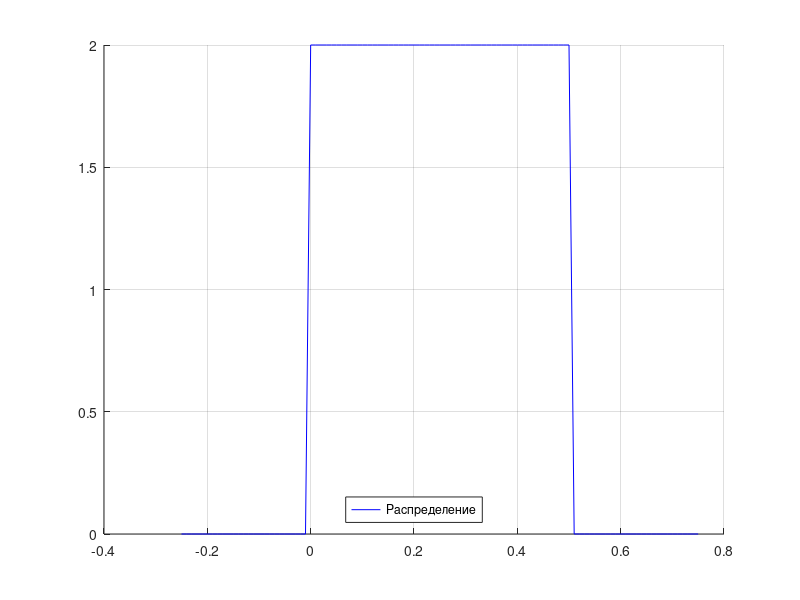
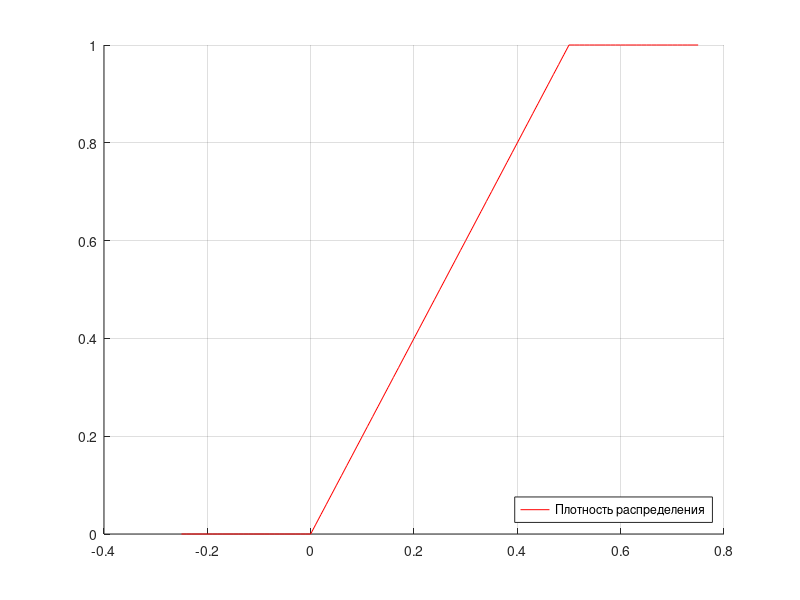
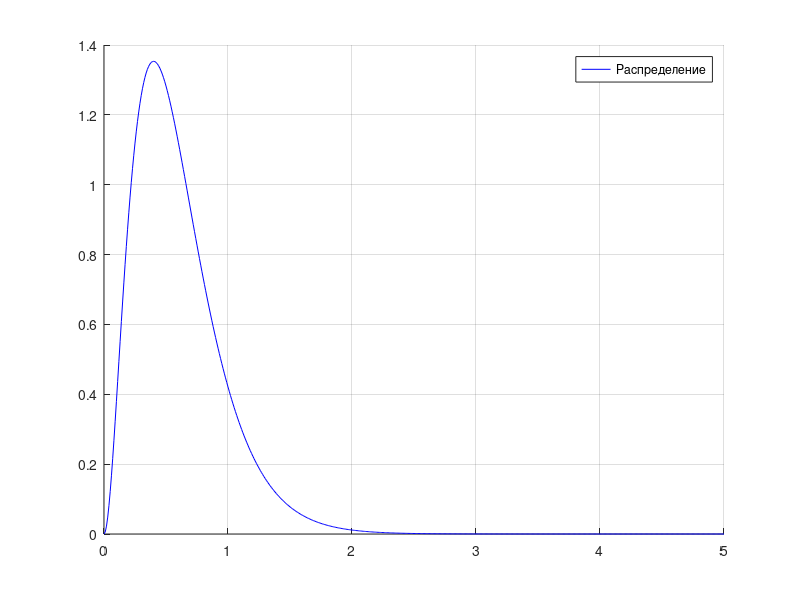
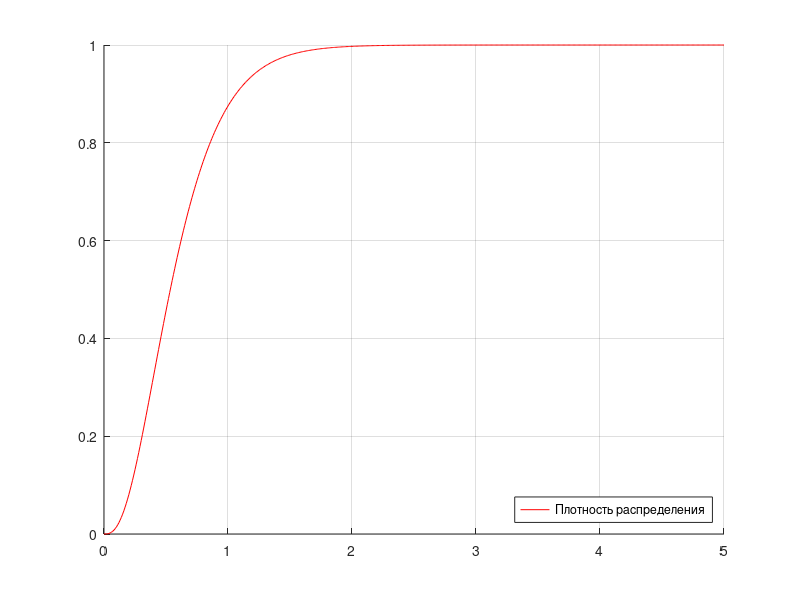

Source code (MATLAB) for these figures, in order:
close all
clear
clc

% Равномерное распределение
a = 0;
b = 0;
while a >= b
%     prompt = "Введите a: ";
%     a = input(prompt);
%     prompt = "Введите b: ";
%     b = input(prompt);
    a = 0;
    b = 0.5;
end

%Функция распределения
pd = makedist('Uniform','lower',a,'upper',b);

tmp = (b-a)/2.0;
x = a-tmp:.01:b+tmp;
pdf = pdf(pd,x);

figure('Name','Функция плотности равномерного распределения', ...
    'NumberTitle', 'off', ...
    'Position', [180 555 560 420]);
hold on;
plot(x, pdf, "blue");
grid;
legend('Распределение', 'Location', 'south');
hold off;

%Функция плотности
cdf = cdf(pd,x);

figure('Name','Функция равномерного распределения', ...
    'NumberTitle', 'off', ...
    'Position', [740 555 560 420]);
hold on;
plot(x, cdf, "red");
grid;
legend('Плотность распределения', 'Location', 'southeast');
hold off;

%Гамма-распределение
alpha = 0;
lambda = 0;
while lambda <= 0 && alpha <= 0
%     prompt = "Введите \alpha: ";
%     alpha = input(prompt);
%     prompt = "Введите \lambda: ";
%     lambda = input(prompt);
    alpha = 3;
    lambda = 1/5;
end

%Функция распределения
gamma_x = 0:0.01:5;
gammapdf_y = gampdf(gamma_x, alpha, lambda);

figure('Name','Функция плотности гамма распределения', ...
    'NumberTitle', 'off', ...
    'Position', [180 50 560 420]);
hold on;
plot(gamma_x, gammapdf_y, "blue");
grid;
legend('Распределение', 'Location', 'northeast');
hold off;

%Функция плотности
gammacdf_y = gamcdf(gamma_x, alpha, lambda);

figure('Name','Функция гамма распределения', ...
    'NumberTitle', 'off', ...
    'Position', [740 50 560 420]);
hold on;
plot(gamma_x, gammacdf_y, "red");
grid;
legend('Плотность распределения', 'Location', 'southeast');
hold off;

clear